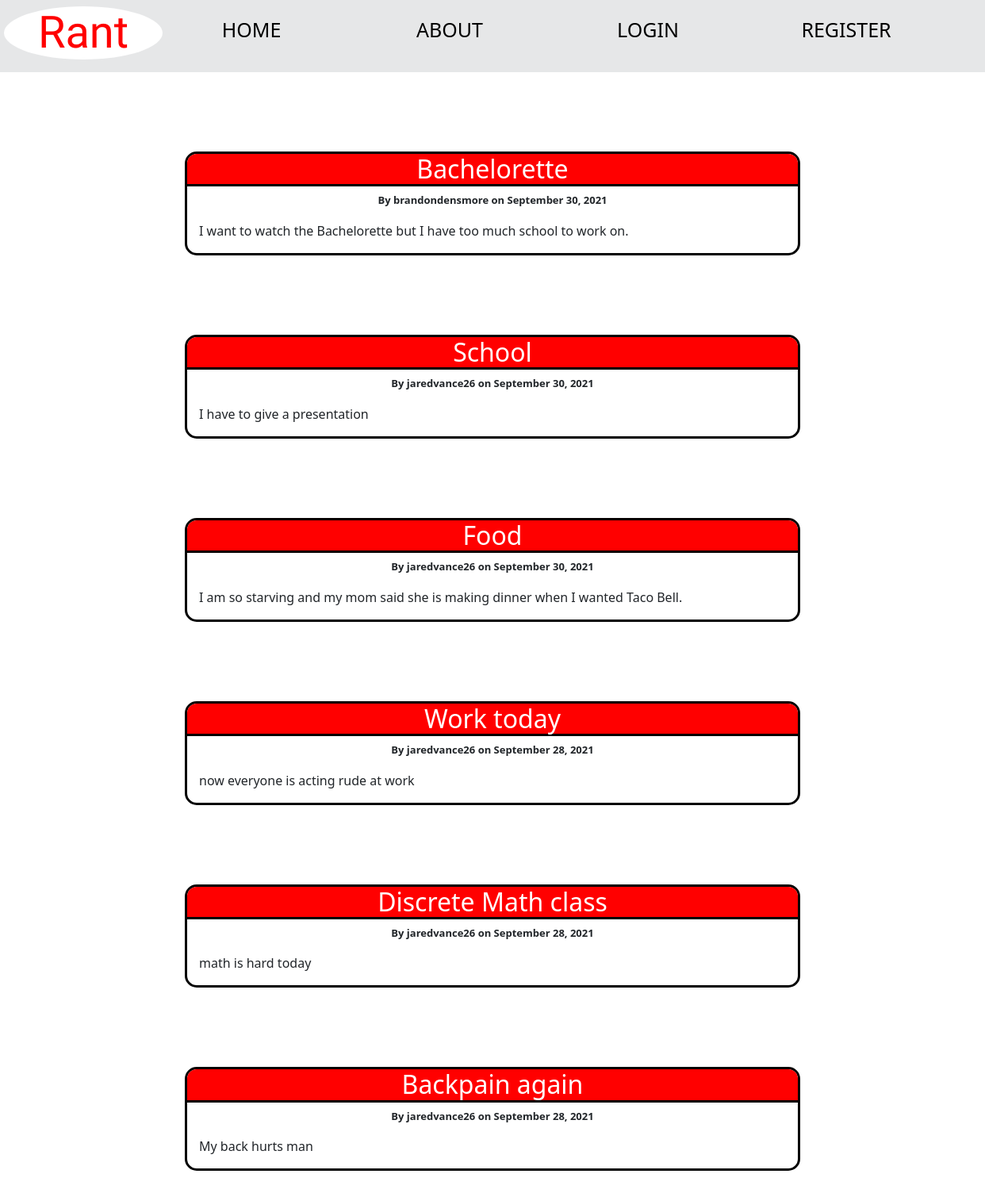
The page / on the database its author committed.
### blog/models.py (models this page shows, shortened)
class Post(models.Model):
    title = models.CharField(max_length=100)
    content = models.TextField()
    dated_posted = models.DateTimeField(auto_now_add=True)
    author = models.ForeignKey(User, on_delete=models.CASCADE)

### blog/views.py (the view)
# urls.py: path('', PostView.as_view(), name='blog-home'),
class PostView(ListView):
    model = Post
    template_name = 'blog/home.html'
    context_object_name = 'posts'
    ordering = ['-dated_posted']

### blog/templates/blog/home.html
{% extends "blog/base.html" %}
{% block content %}
    {% for post in posts %}
        <article class="post">
            <h2>{{ post.title }}</h2>
            <p class="author-date"><strong>By {{ post.author }} on {{ post.dated_posted | date:"F j, Y"}}</strong></p>
            <p class="post-rant"> {{ post.content }}</p>
        </article>
    {% endfor %}
{% endblock content %}

### blog/templates/blog/base.html (shortened to what this page needs)
{% load static %}
<!DOCTYPE html>
<html lang="en">
<head>
    <link href="https://cdn.jsdelivr.net/npm/bootstrap@5.1.1/dist/css/bootstrap.min.css" rel="stylesheet">
    <link rel="stylesheet" type="text/css" href= "{% static 'blog/main.css' %}">
</head>
<body>
    <header>
        <div class="grid">
            <h1 class="logo">Rant</h1>
            <nav>
                <ul>
                    <li><a href= "{% url 'blog-home' %}">HOME</a></li>
                    <li><a href="{% url 'blog-about' %}">ABOUT</a></li>
                    {% if user.is_authenticated %}
                        <li><a href="{% url 'logout' %}">LOGOUT</a></li>
                    {% else %}
                        <li><a href="{% url 'login' %}">LOGIN</a></li>
                    {% endif %}
                    <li><a href="{% url 'register' %}">REGISTER</a></li>
                </ul>
            </nav>
        </div>
    </header>
    <div class="container">
        {% block content %} {% endblock %}
    </div>
</body>
</html>

### blog/static/blog/main.css (style rules this page uses)
.logo { font-family: 'Gluten', cursive; color: red; font-size: 3.5em; justify-self: center; background-color: white; align-self:center; width: 200px; text-align:center; border-radius: 75%; }
.container { max-width: 800px; }
.post { margin-bottom: 50px; border: 3px solid black; border-radius: 15px; margin-top: 100px; }
.post h2 { text-align: center; background-color: red; color: white; border-top-left-radius: 12px; border-top-right-radius: 12px; border-bottom: 3px solid black; }
.post .author-date { font-size: small; text-align:center; }
.post-rant { padding-left: 15px; padding-right: 15px; }
.grid { display: grid; grid-template-columns: 1fr 4fr; }
header { background-color: #E6E7E8; }
nav ul { display:flex; justify-self: end; height: 75px; align-items: center; }
nav ul li { margin-right: 100px; list-style-type: none; font-size: 25px; width: 150px; text-align: center; border-radius: 12px; }
nav ul li a { color: black; text-decoration: none; }
.grid nav { justify-self: right; }

### rows shown on the page
Post: title "Bachelorette", author "brandondensmore", dated_posted "September 30, 2021", content "I want to watch the Bachelorette but I have too much school to work on."
Post: title "School", author "jaredvance26", dated_posted "September 30, 2021", content "I have to give a presentation"
Post: title "Food", author "jaredvance26", dated_posted "September 30, 2021", content "I am so starving and my mom said she is making dinner when I wanted Taco Bell."
Post: title "Work today", author "jaredvance26", dated_posted "September 28, 2021", content "now everyone is acting rude at work"
Post: title "Discrete Math class", author "jaredvance26", dated_posted "September 28, 2021", content "math is hard today"
Post: title "Backpain again", author "jaredvance26", dated_posted "September 28, 2021", content "My back hurts man"
